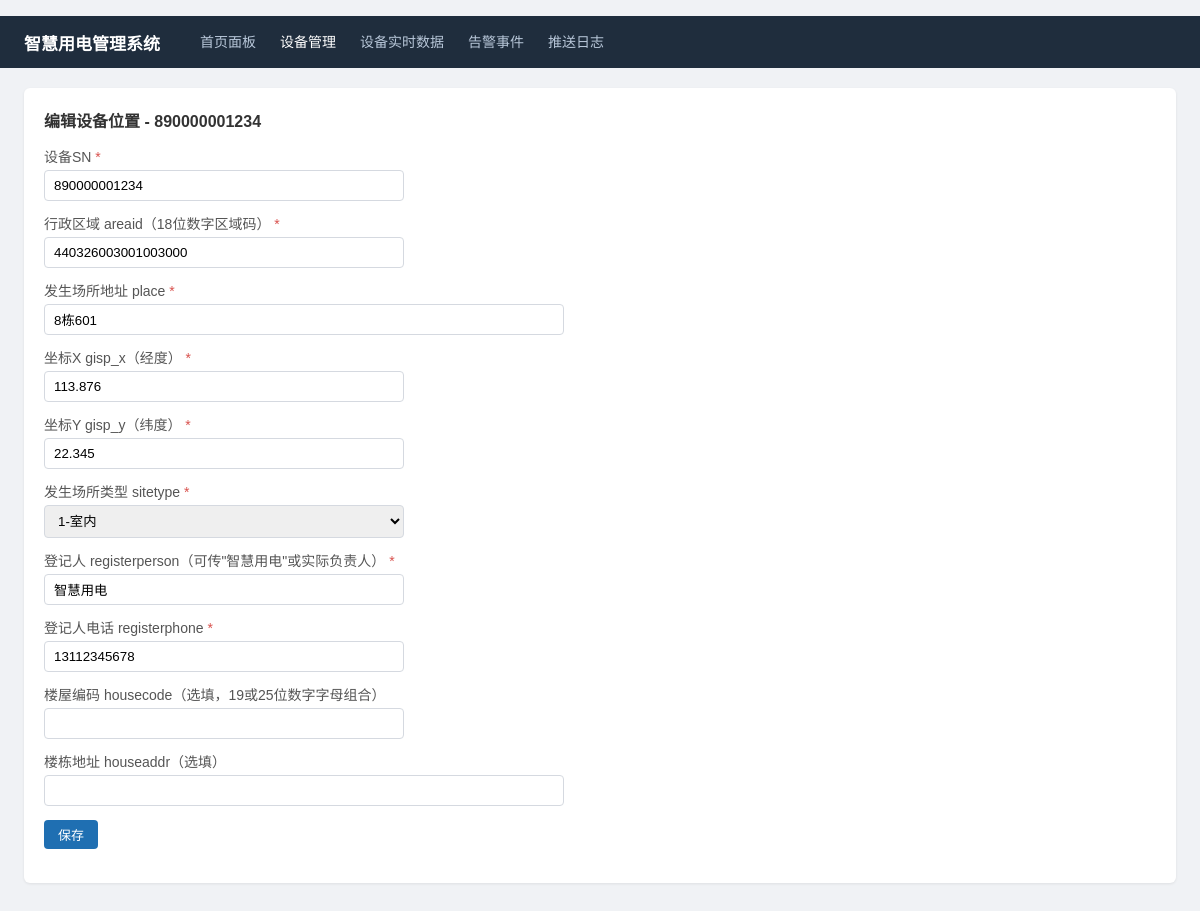
Page /locations/edit/890000001234 on the committed database.
### tables this page shows
CREATE TABLE gov_device_location(   -- 接口必填字段维护(Web填写)
    sn TEXT PRIMARY KEY,
    areaid TEXT, place TEXT, gisp_x TEXT, gisp_y TEXT, sitetype TEXT,
    registerperson TEXT, registerphone TEXT,
    housecode TEXT, houseaddr TEXT,
    update_time TEXT);

### gov_web.py (the view)
@app.route("/locations/edit", defaults={"sn": ""})
@app.route("/locations/edit/<sn>")
def location_edit(sn):
    with gc.db_conn() as c:
        row = c.execute("SELECT * FROM gov_device_location WHERE sn=?",
                        (sn,)).fetchone()
        all_sns = [r[0] for r in c.execute(
            "SELECT DISTINCT sn FROM gov_realtime_data "
            "UNION SELECT DISTINCT sn FROM gov_alarm_event")]
    loc = dict(row) if row else {"sn": sn}
    return render_template("location_form.html", loc=loc,
                           all_sns=all_sns, active="devices")

### gov_common.py (called while the page is built)
def db_conn():
    c = sqlite3.connect(DB_PATH)
    c.row_factory = sqlite3.Row
    return c

### templates/location_form.html (shortened to what this page needs)
{% extends "base.html" %}
{% block body %}
<div class="card"><h3>{% if loc.get('areaid') %}编辑{% else %}新增{% endif %}设备位置 - {{ loc.sn }}</h3>
<form method="post" action="/locations/save">
  <label class="req">设备SN</label>
  <input name="sn" value="{{ loc.sn }}" list="snlist" required>
  <label class="req">行政区域 areaid（18位数字区域码）</label>
  <input name="areaid" value="{{ loc.areaid or '' }}" placeholder="440326003001003000" required>
  <label class="req">发生场所地址 place</label>
  <input name="place" value="{{ loc.place or '' }}" style="width:520px"
         placeholder="深圳市龙华区XX街道XX路XX大厦1栋2层301室" required>
  <label class="req">坐标X gisp_x（经度）</label>
  <input name="gisp_x" value="{{ loc.gisp_x or '' }}" placeholder="113.947646" required>
  <label class="req">坐标Y gisp_y（纬度）</label>
  <input name="gisp_y" value="{{ loc.gisp_y or '' }}" placeholder="22.550614" required>
  <label class="req">发生场所类型 sitetype</label>
  <select name="sitetype" required>
    <option value="1" {{ 'selected' if loc.sitetype=='1' }}>1-室内</option>
  </select>
  <label class="req">登记人 registerperson（可传"智慧用电"或实际负责人）</label>
  <input name="registerperson" value="{{ loc.registerperson or '' }}" required>
  <label class="req">登记人电话 registerphone</label>
  <input name="registerphone" value="{{ loc.registerphone or '' }}" required>
  <label>楼屋编码 housecode（选填，19或25位数字字母组合）</label>
  <input name="housecode" value="{{ loc.housecode or '' }}">
  <label>楼栋地址 houseaddr（选填）</label>
  <input name="houseaddr" value="{{ loc.houseaddr or '' }}" style="width:520px">
  <p><button class="btn" type="submit">保存</button></p>
</form>
</div>
{% endblock %}

### templates/base.html (style rules this page uses)
body { font-family:"Microsoft YaHei",sans-serif;margin:0;background:#f0f2f5;color:#333;font-size:14px }
.card { background:#fff;border-radius:6px;padding:20px;box-shadow:0 1px 3px rgba(0,0,0,.08);margin-bottom:20px }
.card h3 { margin:0 0 14px;font-size:16px }
.btn { display:inline-block;padding:5px 14px;background:#1f6fb2;color:#fff;border:none; border-radius:4px;font-size:13px;cursor:pointer;text-decoration:none }
form label { display:block;margin:12px 0 4px;color:#555 }
form input,form select { width:360px;padding:7px 9px;border:1px solid #d5d9e0;border-radius:4px }
.req::after { content:" *";color:#d9534f }

### rows in the picture
gov_device_location: sn "890000001234", areaid "440326003001003000", place "8栋601", gisp_x "113.876", gisp_y "22.345", registerperson "智慧用电", registerphone "13112345678"
